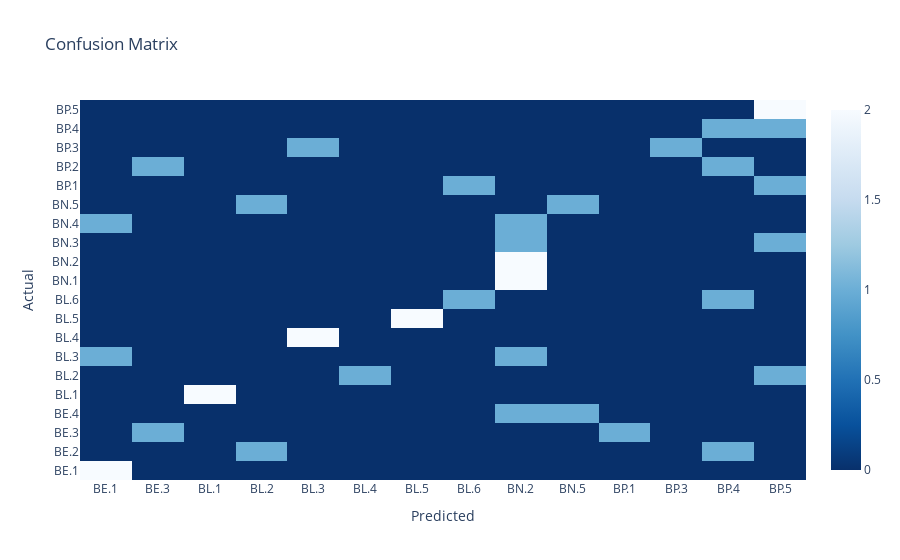

The notebook cell saved with this chart:
### Markdown cell above
# Small embeddings

### Code cell
import seaborn as sns

import matplotlib.pyplot as plt

# Create the confusion matrix
confusion_matrix = pd.crosstab(y_test, y_pred, rownames=['Actual'], colnames=['Predicted'])
import plotly.graph_objects as go

fig = go.Figure(data=go.Heatmap(z=confusion_matrix.values,
                               x=confusion_matrix.columns,
                               y=confusion_matrix.index,
                               colorscale='Blues',
                               reversescale=True))

fig.update_layout(title='Confusion Matrix',
                  xaxis_title='Predicted',
                  yaxis_title='Actual')

fig.show()
# Plot the confusion matrix using seaborn
# sns.heatmap(confusion_matrix, annot=True, cmap='Blues', fmt='d')

# # Set the title and labels
# plt.title('Confusion Matrix')
# plt.xlabel('Predicted')
# plt.ylabel('Actual')

# # Show the plot
# plt.show()

### Figure 1 — Plotly figure (JSON) as saved in the notebook; plotly's stock layout.template omitted (floating-point values rounded to 4 significant figures; data arrays with more than 128 entries replaced by an {"elided": "..."} marker saying what was removed)
{"data": [{"colorscale": [[0, "rgb(247,251,255)"], [0.125, "rgb(222,235,247)"], [0.25, "rgb(198,219,239)"], [0.375, "rgb(158,202,225)"], [0.5, "rgb(107,174,214)"], [0.625, "rgb(66,146,198)"], [0.75, "rgb(33,113,181)"], [0.875, "rgb(8,81,156)"], [1, "rgb(8,48,107)"]], "reversescale": true, "type": "heatmap", "x": ["BE.1", "BE.3", "BL.1", "BL.2", "BL.3", "BL.4", "BL.5", "BL.6", "BN.2", "BN.5", "BP.1", "BP.3", "BP.4", "BP.5"], "y": ["BE.1", "BE.2", "BE.3", "BE.4", "BL.1", "BL.2", "BL.3", "BL.4", "BL.5", "BL.6", "BN.1", "BN.2", "BN.3", "BN.4", "BN.5", "BP.1", "BP.2", "BP.3", "BP.4", "BP.5"], "z": {"elided": "20x14 int values"}}], "layout": {"title": {"text": "Confusion Matrix"}, "xaxis": {"title": {"text": "Predicted"}}, "yaxis": {"title": {"text": "Actual"}}}}
